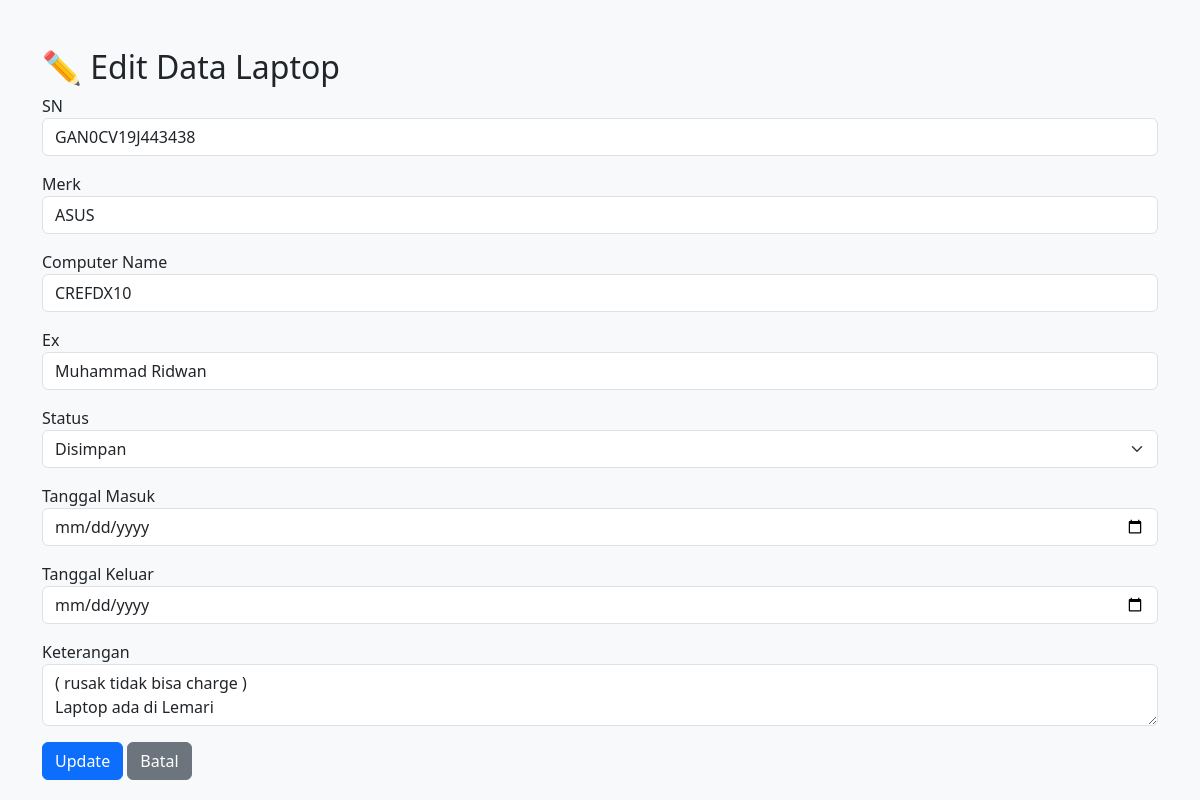
The app's page /lemari_codingan/form_edit.php?id=17 with its own data.
### tables this page shows
CREATE TABLE `laptop` (
  `id` int(11) NOT NULL,
  `SN` varchar(25) DEFAULT NULL,
  `merk` varchar(25) DEFAULT NULL,
  `computer_name` varchar(30) DEFAULT NULL,
  `ex` varchar(25) DEFAULT NULL,
  `status` enum('keluar','disimpan') NOT NULL,
  `tanggal_masuk` date DEFAULT NULL,
  `tanggal_keluar` date DEFAULT NULL,
  `keterangan` text DEFAULT NULL,
  `dipakai` varchar(25) DEFAULT NULL,
  `kondisi` enum('rusak','baru','ok','kurang_baik') NOT NULL
);

### lemari_codingan/form_edit.php (the view, shortened to what this page needs)
<?php
include 'koneksi.php';
$id = $_GET['id'];
$data = mysqli_fetch_assoc(mysqli_query($conn, "SELECT * FROM laptop WHERE id='$id'"));
?>
<!DOCTYPE html>
<html lang="en">
<head>
    <link href="https://cdn.jsdelivr.net/npm/bootstrap@5.3.3/dist/css/bootstrap.min.css" rel="stylesheet">
</head>
<body class="bg-light">
    <div class="container mt-5">
        <h2>✏️ Edit Data Laptop</h2>
        <form action="update.php" method="POST">
            <div class="mb-3">
                <label>SN</label>
                <input type="text" name="SN" class="form-control" value="<?= $data['SN']; ?>" required>
            </div>
            <div class="mb-3">
                <label>Merk</label>
                <input type="text" name="merk" class="form-control" value="<?= $data['merk']; ?>" required>
            </div>
            <div class="mb-3">
                <label>Computer Name</label>
                <input type="text" name="computer_name" class="form-control" value="<?= $data['computer_name']; ?>">
            </div>
            <div class="mb-3">
                <label>Ex</label>
                <input type="text" name="ex" class="form-control" value="<?= $data['ex']; ?>">
            </div>
            <div class="mb-3">
                <label>Status</label>
                <select name="status" class="form-select">
                    <option <?= $data['status'] == 'Disimpan' ? 'selected' : '' ?>>Disimpan</option>
                </select>
            </div>
            <div class="mb-3">
                <label>Tanggal Masuk</label>
                <input type="date" name="tanggal_masuk" class="form-control" value="<?= $data['tanggal_masuk']; ?>">
            </div>
            <div class="mb-3">
                <label>Tanggal Keluar</label>
                <input type="date" name="tanggal_keluar" class="form-control" value="<?= $data['tanggal_keluar']; ?>">
            </div>
            <div class="mb-3">
                <label>Keterangan</label>
                <textarea name="keterangan" class="form-control"><?= $data['keterangan']; ?></textarea>
            </div>
            <button type="submit" class="btn btn-primary">Update</button>
            <a href="index.php" class="btn btn-secondary">Batal</a>
        </form>
    </div>
</body>
</html>

### records on screen
laptop: SN "GAN0CV19J443438", merk "ASUS", computer_name "CREFDX10", ex "Muhammad Ridwan", keterangan "( rusak tidak bisa charge ) Laptop ada di Lemari"
